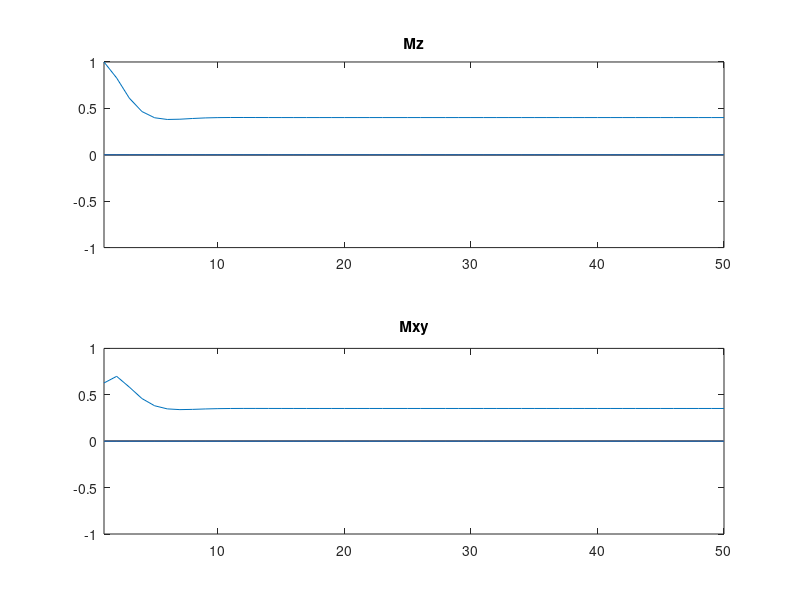
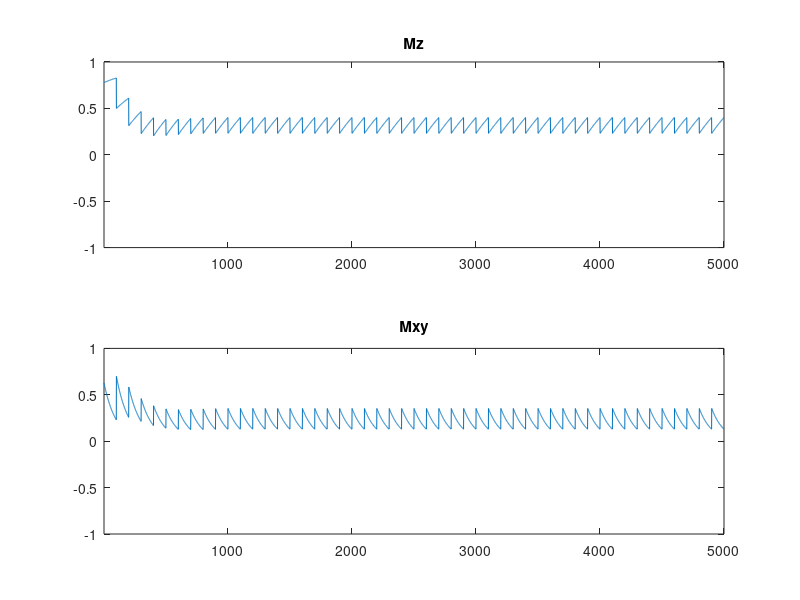

Here is the MATLAB script that generated these plots, in order:
%=========================================================================
%                                                                     
%       BIOMEDICAL IMAGING
%       MRI 1
%
%=========================================================================

%=========================================================================
%	Magnetization Dynamics
%=========================================================================

function [] = MAGNETIZATION_DYNAMICS()

    clear all; close all; 
    
    fprintf ( '-----------------------------------------\n' );  
    fprintf ( '2 MAGNETIZATION DYNAMICS                 \n' );  
    fprintf ( '-----------------------------------------\n' );  
    
    M0 = 1;                                                                             % Equilibrium magnetization
    T1 = 200;                                                                           % T1 [msec]
    T2 = 50;                                                                            % T2 [msec]
    angle = 38.85 * pi/180;                                                             % Flip angle [rad]
    TR = 50;                                                                            % Pulse interval (repetition time)[msec]
    np = 50;                                                                            % Number of pulses
    nt = 100;                                                                           % Number of time points to resolve relaxation between pulses
    
    Mz = zeros(np);                                                                     % To store Mz before each pulse 
    Mxy = zeros(np);                                                                    % To store Mxy after each pulse
    Mz_highres = zeros(nt,np);                                                          % To store course of Mz relaxation after each pulse
    Mxy_highres = zeros(nt,np);                                                         % To store course of Mxy relaxation after each pulse
    t = [0:(nt-1)].*TR./(nt-1);                                                         % Vector of time values covering one inter-pulse interval
        
    Mz_before_pulse = M0;                                                               % Initial condition
    Mxy_before_pulse = 0;                                                               % "
    
    for p = 1:np                                                                        % Loop through pulses
        
        Mz(p) = Mz_before_pulse;                                                        % Store Mz before RF pulse ("available magnetization")
        
        Mz_after_pulse = Mz_before_pulse*cos(angle) - Mxy_before_pulse*sin(angle);      % Rotation by RF pulse 
        Mxy_after_pulse = Mz_before_pulse*sin(angle) + Mxy_before_pulse*cos(angle);     % "
        
        Mxy(p) = Mxy_after_pulse;                                                       % Store Mxy after RF pulse ("transverse magnetization giving signal") 
 
        Mz_highres(:,p) = (Mz_after_pulse - M0) * exp(-t./T1) + M0;                     % Store course of Mz relaxation after RF pulse
        Mxy_highres(:,p) = Mxy_after_pulse * exp(-t./T2);                               % Store course of Mxy relaxation after RF pulse
        
        Mz_before_pulse = Mz_highres(nt,p);                                             % Relaxation
        Mxy_before_pulse = Mxy_highres(nt,p);                                           % "
        
    end
    
    figure                                                                              % Plot magnetization at RF pulse times                     
    subplot(2,1,1), plot(Mz), axis tight, ylim([-1,1]), title('Mz');
    subplot(2,1,2), plot(Mxy), axis tight, ylim([-1,1]), title('Mxy');
    
    figure                                                                              % Plot magnetization with high time resolution, including relaxation between RF pulses 
    subplot(2,1,1), plot(reshape(Mz_highres,1,np*nt)), axis tight, ylim([-1,1]), title('Mz');
    subplot(2,1,2), plot(reshape(Mxy_highres,1,np*nt)), axis tight, ylim([-1,1]), title('Mxy');
    
    fprintf ( 'Steady-state Mz : %7.5f\n', Mz(np));
    fprintf ( 'Steady-state Mxy: %7.5f\n', Mxy(np));
         
end



       